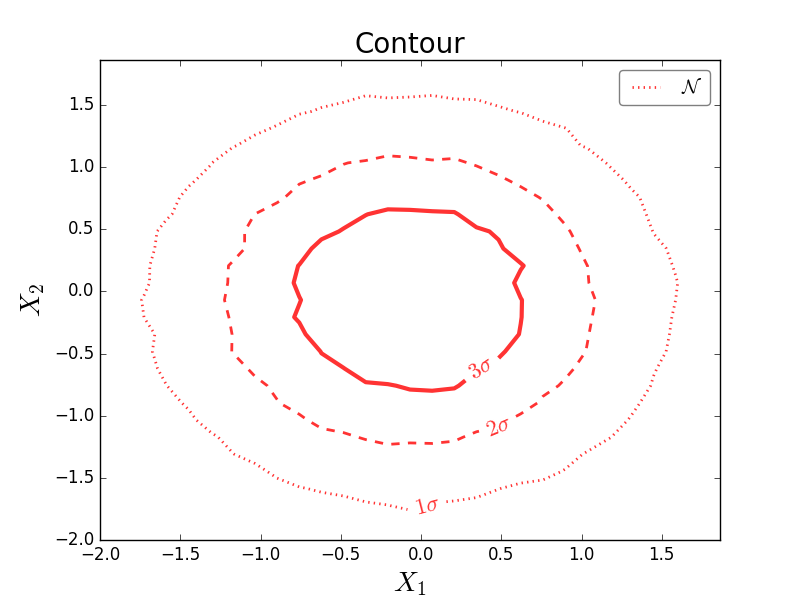

Reproduce this figure in Python.
#!/usr/bin/env python3
# -*- coding: utf-8 -*-

"""
Plot contours from an 2D histogram showing the standard deviation
"""

import numpy as np
import matplotlib.pyplot as plt

# Build datas ###############

x, y = np.random.normal(size=(2, 1000000))

xbins = np.linspace(-2, 2, 30)
ybins = np.linspace(-2, 2, 30)

counts, xedges, yedges = np.histogram2d(x, y, bins=(xbins, ybins))

print("std(x)=", np.std(x))
print("std(y)=", np.std(y))

# Plot data #################

fig, ax = plt.subplots()

sigmas = [1., 2., 3.]
levels = []
fmt = {}

for sigma in sigmas:
    levels.append(float(sigma) * np.std(counts))
    fmt[float(sigma) * np.std(counts)] = r"${}\sigma$".format(int(sigma))

cs = plt.contour(xedges[:-1], yedges[:-1], counts.T, levels,
                  linewidths=(2, 2, 3), linestyles=('dotted', 'dashed', 'solid'),
                  alpha=0.8, colors='red')
ax.clabel(cs, inline=True, fontsize=16, fmt=fmt)

# Set title and labels ######

ax.set_title("Contour", fontsize=20)
ax.set_xlabel(r"$X_1$", fontsize=20)
ax.set_ylabel(r"$X_2$", fontsize=20)

# Set legend ################

lines = [ cs.collections[0]]
labels = [r'$\mathcal{N}$']
ax.legend(lines, labels, prop={'size': 14}, loc='best', fancybox=True, framealpha=0.5)

# Save file #################

plt.savefig("contour_from_hist2d_sigmas.png")

# Plot ######################

plt.show()
